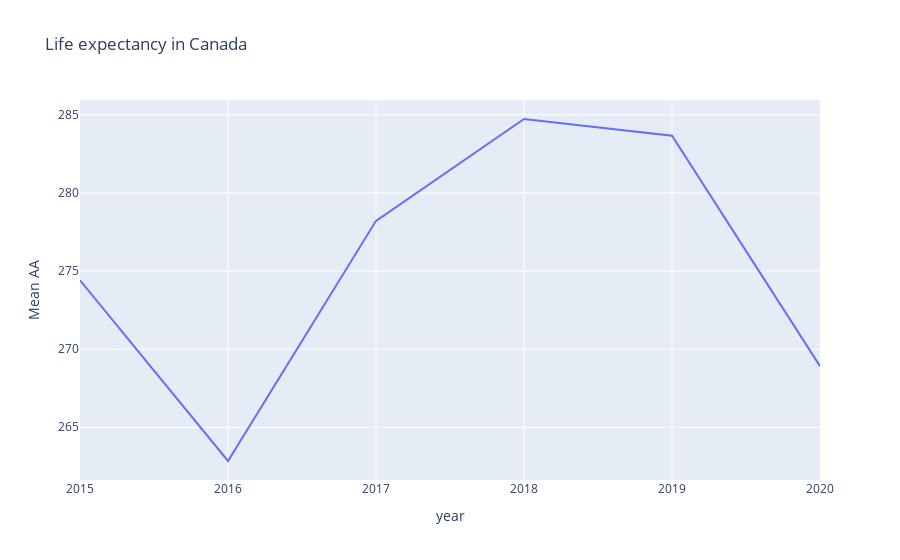

Notebook source saved alongside this figure:
### Code cell
testfig1.show()

### Figure 1 — Plotly figure (JSON) as saved in the notebook; plotly's stock layout.template omitted (floating-point values rounded to 4 significant figures)
{"data": [{"hovertemplate": "year=%{x}<br>Mean AA=%{y}<extra></extra>", "legendgroup": "", "line": {"color": "#636efa", "dash": "solid"}, "marker": {"symbol": "circle"}, "mode": "lines", "name": "", "orientation": "v", "showlegend": false, "type": "scatter", "x": [2015, 2016, 2017, 2018, 2019, 2020], "xaxis": "x", "y": [274.4, 262.8, 278.2, 284.7, 283.7, 268.9], "yaxis": "y"}], "layout": {"legend": {"tracegroupgap": 0}, "title": {"text": "Life expectancy in Canada"}, "xaxis": {"anchor": "y", "domain": [0, 1], "title": {"text": "year"}}, "yaxis": {"anchor": "x", "domain": [0, 1], "title": {"text": "Mean AA"}}}}
